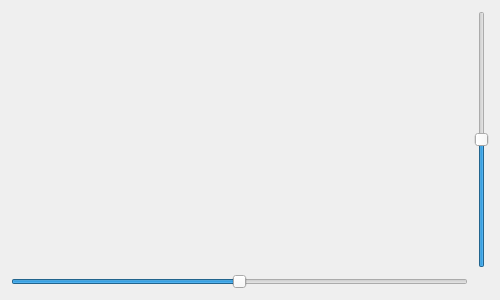
<?xml version="1.0" encoding="UTF-8"?>
<ui version="4.0">
 <class>frmGaugePlane</class>
 <widget class="QWidget" name="frmGaugePlane">
  <property name="geometry">
   <rect>
    <x>0</x>
    <y>0</y>
    <width>500</width>
    <height>300</height>
   </rect>
  </property>
  <property name="windowTitle">
   <string>Form</string>
  </property>
  <layout class="QGridLayout" name="gridLayout">
   <item row="0" column="0">
    <widget class="GaugePlane" name="gaugePlane" native="true"/>
   </item>
   <item row="0" column="1">
    <widget class="QSlider" name="verticalSlider">
     <property name="minimum">
      <number>-100</number>
     </property>
     <property name="maximum">
      <number>100</number>
     </property>
     <property name="value">
      <number>0</number>
     </property>
     <property name="sliderPosition">
      <number>0</number>
     </property>
     <property name="orientation">
      <enum>Qt::Vertical</enum>
     </property>
    </widget>
   </item>
   <item row="1" column="0">
    <widget class="QSlider" name="horizontalSlider">
     <property name="minimum">
      <number>-180</number>
     </property>
     <property name="maximum">
      <number>180</number>
     </property>
     <property name="orientation">
      <enum>Qt::Horizontal</enum>
     </property>
    </widget>
   </item>
  </layout>
 </widget>
 <layoutdefault spacing="6" margin="11"/>
 <customwidgets>
  <customwidget>
   <class>GaugePlane</class>
   <extends>QWidget</extends>
   <header>gaugeplane.h</header>
   <container>1</container>
   <slots>
    <slot>setDegValue(int)</slot>
    <slot>setRollValue(int)</slot>
   </slots>
  </customwidget>
 </customwidgets>
 <resources/>
 <connections/>
</ui>
